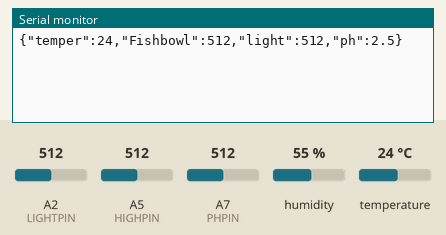
Simulated run of this sketch. Board: Arduino Nano, built with avr-gcc and run on an emulated ATmega328P. Parts: the last lines printed to the serial monitor. The test bench sets the inputs (shaded band); at power-on: temperature 24 °C, A2 (LIGHTPIN) = 512, A5 (HIGHPIN) = 512, A7 (PHPIN) = 512, humidity 55 %.

Above: at 1.2 s.
1.3 s: temperature set to 12 °C
At 2.7 s:
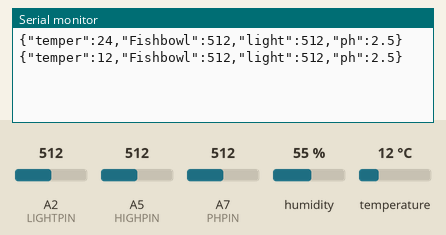
2.8 s: A2 (LIGHTPIN) set to 716
4.3 s: A5 (HIGHPIN) set to 716
At 5.6 s:
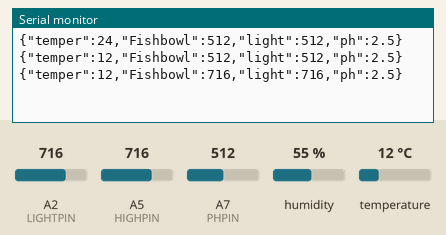
5.8 s: A7 (PHPIN) set to 716
7.3 s: temperature set to 19 °C
At 7.9 s:
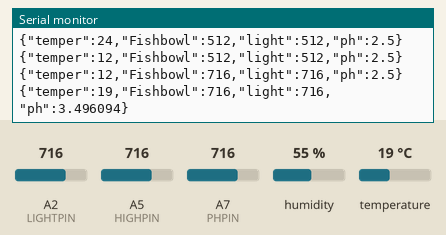
8.8 s: A2 (LIGHTPIN) set to 992
At 11.0 s:
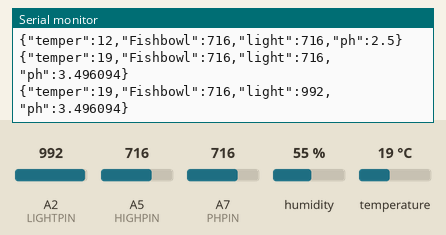
Timing chart, 0 to 11.3 s (numbered marks = the images above; inputs shaded):
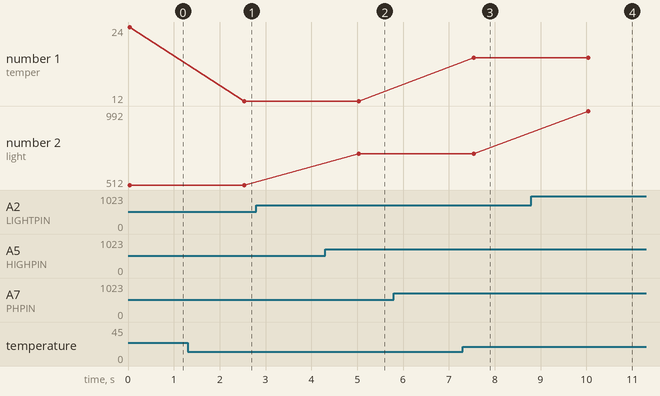

The sketch:

waterSerial.ino
```cpp
#include <DHT.h>
#include <ArduinoJson.h>

#define DHTPIN 13
#define HIGHPIN A5
#define LIGHTPIN A2
#define PHPIN A7
#define DHTTYPE DHT11

// for PH
int samples = 10;
float adc_resolution = 1024.0;

// for portNum in Query
int portNum = 2;

// for temp
DHT dht(DHTPIN, DHTTYPE);

// for timer(interval)
signed long long int timer = -2500;

float checkTemp();
float checkHigh();
float checkLight();
float checkPH();
void checkSensor();

void setup() {

  // arduino Serial init
  Serial.begin(9600);

  // dht init
  dht.begin();
}

void loop() {


  // check & send JSON sensor value
  checkSensor();
}

void checkSensor() {

  if (millis() >= timer + 2500) {
    timer = millis();


    // make buffer
    DynamicJsonDocument doc(256);

    // send JSON to JAVA
    doc["temper"] = checkTemp();
    doc["Fishbowl"] = checkHigh();
    doc["light"] = checkLight();
    doc["ph"] = checkPH();
    serializeJson(doc, Serial);

    // for JAVA bufferedReader.readline()
    Serial.println();


    // mix portNum
    portNum == 2 ? portNum = 3 : portNum = 2;
  }
}

// temp
float checkTemp() {

  return dht.readTemperature();
}

// water_depth
float checkHigh() {

  float result = analogRead(HIGHPIN);

  return result;
}

// light
float checkLight() {

  float result = analogRead(A2);

  return result;
}

// water_PH
float checkPH() {
  int mesurings = 0;
  int i = 0;
  float voltage = 5;
  for (i = 0; i < samples; i++) {
    mesurings += analogRead(PHPIN);
    delay(1);
  }

  float result = voltage / adc_resolution * mesurings / samples;

  return result;
}
```

Measured:
- after the input at 1.3 s, the serial monitor: prints a new line after 1.2 s (image 1)
- after the input at 4.3 s, the serial monitor: prints a new line after 0.74 s (image 2)
- after the input at 7.3 s, the serial monitor: prints a new line after 0.24 s (image 3)
- after the input at 8.8 s, the serial monitor: prints a new line after 1.2 s (image 4)
- plotted number 1: 24 → 12 after the input at 1.3 s, 12 → 19 after the input at 7.3 s
- plotted number 2: 716 → 992 after the input at 8.8 s
